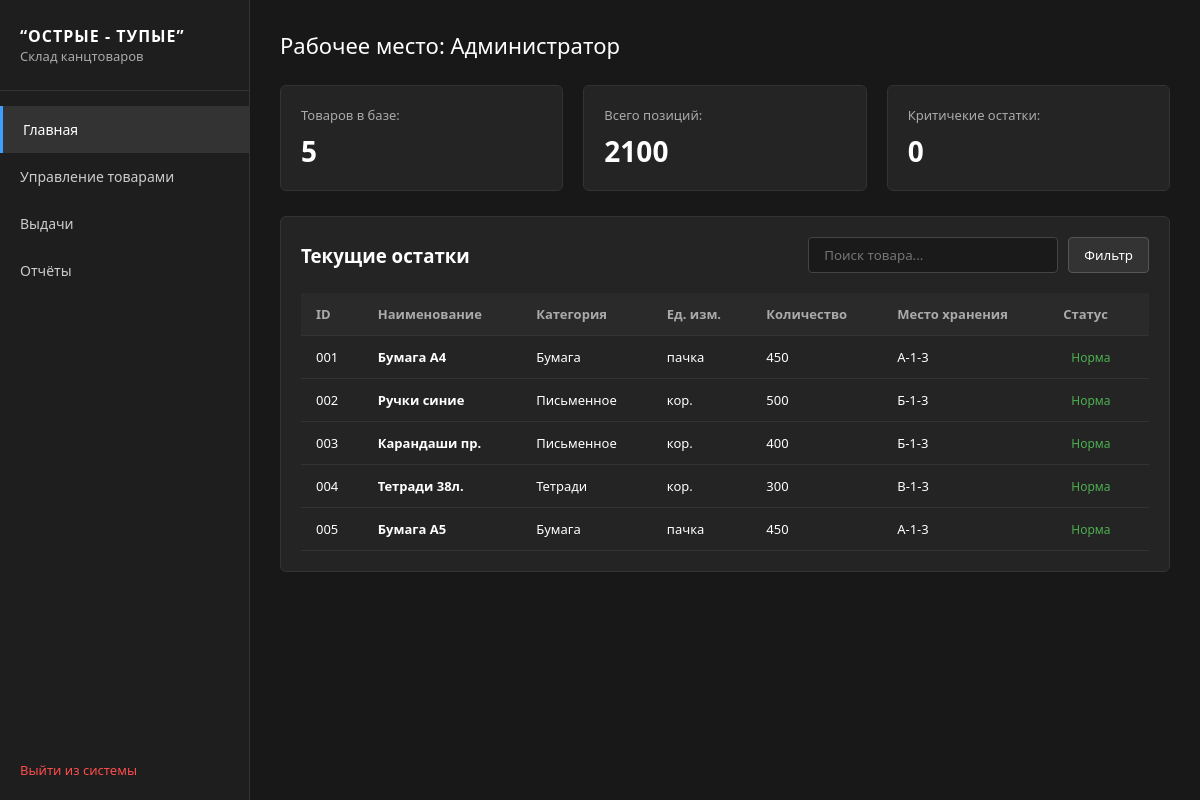
The page /admin (signed in) on the database its author committed.
### tables this page shows
CREATE TABLE items (
            id INTEGER PRIMARY KEY AUTOINCREMENT,
            name TEXT NOT NULL,
            category TEXT NOT NULL,
            unit TEXT NOT NULL,
            quantity INTEGER NOT NULL,
            min_limit INTEGER NOT NULL,
            storage_place TEXT NOT NULL
        );

### app.py (the view)
@app.route('/admin')
def admin():
    if 'user' not in session:
        return redirect(url_for('login'))
    query = request.args.get('search', '')
    items = get_all_items(search_query=query if query else None)
    stats = get_stats()
    return render_template('admin.html', items=items, stats=stats, search_query=query)

### database.py (called while the page is built)
def get_all_items(search_query=None):
    conn = sqlite3.connect(DB_NAME)
    cursor = conn.cursor()
    if search_query:
        cursor.execute('''
            SELECT id, name, category, unit, quantity, min_limit, storage_place
            FROM items
            WHERE name LIKE ? OR category LIKE ?
        ''', (f"%{search_query}%", f"%{search_query}%"))
    else:
        cursor.execute('SELECT id, name, category, unit, quantity, min_limit, storage_place FROM items')
    rows = cursor.fetchall()
    conn.close()
    items = []
    for r in rows:
        item_obj = Item(id=r[0], name=r[1], category=r[2], unit=r[3],
                        quantity=r[4], min_limit=r[5], storage_place=r[6])
        items.append(item_obj.to_dict())
    return items

def get_stats():
    conn = sqlite3.connect(DB_NAME)
    cursor = conn.cursor()
    cursor.execute("SELECT COUNT(*), SUM(quantity) FROM items")
    total_types, total_quantity = cursor.fetchone()
    cursor.execute("SELECT COUNT(*) FROM items WHERE quantity < min_limit")
    critical_count = cursor.fetchone()[0]
    conn.close()
    return {
        "types_count": total_types or 0,
        "total_quantity": total_quantity or 0,
        "critical_count": critical_count or 0
    }

### models.py (called while the page is built)
    def to_dict(self):
        return {
            "id": f"{self.id:03d}",
            "name": self.name,
            "category": self.category,
            "unit": self.unit,
            "quantity": self.quantity,
            "min_limit": self.min_limit,
            "storage_place": self.storage_place,
            "status": self.status
        }

### templates/admin.html (shortened to what this page needs)
<!DOCTYPE html>
<html lang="ru">
<head>
    <link rel="stylesheet" href="{{ url_for('static', filename='style.css') }}">
</head>
<body class="admin-page">
    <div class="app-container">
        <aside class="sidebar">
            <div class="brand-header">
                <h2>“ОСТРЫЕ - ТУПЫЕ”</h2>
                <p>Склад канцтоваров</p>
            </div>
            <nav class="nav-menu">
                <a href="#" class="nav-link active">Главная</a>
                <a href="#" class="nav-link">Управление товарами</a>
                <a href="#" class="nav-link">Выдачи</a>
                <a href="#" class="nav-link">Отчёты</a>
            </nav>
            <div class="logout-box">
                <a href="/logout" class="logout-link">Выйти из системы</a>
            </div>
        </aside>
        <main class="main-content">
            <header class="top-header">
                <h1>Рабочее место: Администратор</h1>
            </header>
            <section class="stats-grid">
                <div class="stat-card">
                    <span class="stat-title">Товаров в базе:</span>
                    <span class="stat-value">{{ stats.types_count }}</span>
                </div>
                <div class="stat-card">
                    <span class="stat-title">Всего позиций:</span>
                    <span class="stat-value">{{ stats.total_quantity }}</span>
                </div>
                <div class="stat-card">
                    <span class="stat-title">Критичекие остатки:</span>
                    <span class="stat-value alert-text">{{ stats.critical_count }}</span>
                </div>
            </section>
            <section class="table-card">
                <div class="table-header-bar">
                    <h3>Текущие остатки</h3>
                    <form method="GET" action="/admin" class="search-form">
                        <input type="text" name="search" class="search-input" placeholder="Поиск товара..." value="{{ search_query }}">
                        <button type="submit" class="btn-filter">Фильтр</button>
                    </form>
                </div>
                <table class="data-table">
                    <thead>
                        <tr>
                            <th>ID</th>
                            <th>Наименование</th>
                            <th>Категория</th>
                            <th>Ед. изм.</th>
                            <th>Количество</th>
                            <th>Место хранения</th>
                            <th>Статус</th>
                        </tr>
                    </thead>
                    <tbody>
                        {% for item in items %}
                        <tr>
                            <td>{{ item.id }}</td>
                            <td><strong>{{ item.name }}</strong></td>
                            <td>{{ item.category }}</td>
                            <td>{{ item.unit }}</td>
                            <td>{{ item.quantity }}</td>
                            <td>{{ item.storage_place }}</td>
                            <td><span class="status-badge status-{{ item.status }}">{{ item.status }}</span></td>
                        </tr>
                        {% else %}
                        <tr>
                            <td colspan="7" class="no-data">Товары не найдены</td>
                        </tr>
                        {% endfor %}
                    </tbody>
                </table>
            </section>
        </main>
    </div>
</body>
</html>

### static/style.css (style rules this page uses)
* { box-sizing: border-box; margin: 0; padding: 0; font-family: 'Segoe UI', Tahoma, Geneva, Verdana, sans-serif; }
body { background-color: #121212; color: #FFFFFF; height: 100vh; }
.app-container { display: flex; height: 100vh; }
.sidebar { width: 250px; background-color: #1e1e1e; border-right: 1px solid #333; display: flex; flex-direction: column; }
.brand-header { padding: 25px 20px; border-bottom: 1px solid #333; }
.brand-header h2 { font-size: 16px; letter-spacing: 1px; }
.brand-header p { font-size: 13px; color: #aaa; }
.nav-menu { display: flex; flex-direction: column; padding-top: 15px; }
.nav-link { padding: 14px 20px; color: #ccc; text-decoration: none; font-size: 14px; }
.nav-link.active, .nav-link:hover { background-color: #333; color: #fff; border-left: 3px solid #409eff; }
.logout-box { margin-top: auto; padding: 20px; }
.logout-link { color: #ff4d4d; text-decoration: none; font-size: 13px; }
.main-content { flex: 1; padding: 30px; background-color: #181818; overflow-y: auto; }
.top-header h1 { font-size: 22px; font-weight: 500; margin-bottom: 25px; }
.stats-grid { display: flex; gap: 20px; margin-bottom: 25px; }
.stat-card { background-color: #242424; border: 1px solid #333; padding: 20px; border-radius: 6px; flex: 1; display: flex; flex-direction: column; gap: 8px; }
.stat-title { font-size: 13px; color: #aaa; }
.stat-value { font-size: 28px; font-weight: bold; }
.table-card { background-color: #242424; border: 1px solid #333; border-radius: 6px; padding: 20px; }
.table-header-bar { display: flex; justify-content: space-between; align-items: center; margin-bottom: 20px; }
.search-form { display: flex; gap: 10px; }
.search-input { background-color: #1a1a1a; border: 1px solid #444; color: #fff; padding: 8px 15px; border-radius: 4px; width: 250px; }
.btn-filter { background-color: #333; border: 1px solid #555; color: #fff; padding: 8px 15px; border-radius: 4px; cursor: pointer; }
.data-table { width: 100%; border-collapse: collapse; text-align: left; }
.data-table th, .data-table td { padding: 12px 15px; border-bottom: 1px solid #333; font-size: 13px; }
.data-table th { background-color: #2a2a2a; color: #aaa; }
.status-badge { padding: 3px 8px; border-radius: 4px; font-size: 12px; }
.status-Норма { color: #4caf50; }

### rows shown on the page
items: id "001", name "Бумага А4", category "Бумага", unit "пачка", quantity "450", storage_place "А-1-3", status "Норма"
items: id "002", name "Ручки синие", category "Письменное", unit "кор.", quantity "500", storage_place "Б-1-3", status "Норма"
items: id "003", name "Карандаши пр.", category "Письменное", unit "кор.", quantity "400", storage_place "Б-1-3", status "Норма"
items: id "004", name "Тетради 38л.", category "Тетради", unit "кор.", quantity "300", storage_place "В-1-3", status "Норма"
items: id "005", name "Бумага А5", category "Бумага", unit "пачка", quantity "450", storage_place "А-1-3", status "Норма"

### other values the page prints
{{ stats.types_count }} "5"
{{ stats.total_quantity }} "2100"
{{ stats.critical_count }} "0"
